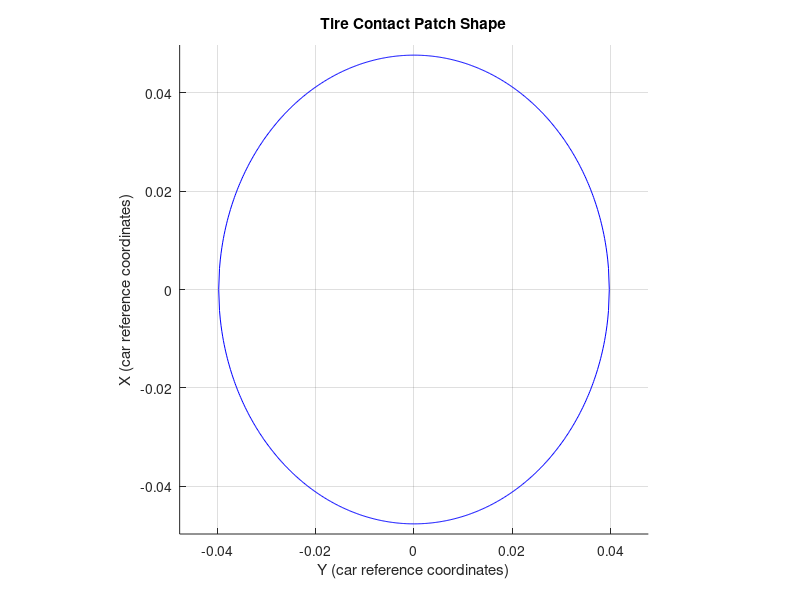

This figure's MATLAB source: (Note: this script raises an error after producing the figure.)
%% Tireprint Shape (assign contact patch dims here first and run)

contactWidth = 3.125*(.0254); %m along y-axis of car
contactLength = 3.75*(.0254); %m along x-axis of car

a = contactLength/2;
b = contactWidth/2;

% radial == 3 (square patch); bias == 1 (ellipse); 
% Integers Only
n = 1; 

xPatch = linspace(-b,b,500);

yPatch =  a .* (1 - ((xPatch.^(2*n))./(b^(2*n)))).^(1/(2*n));


hold on
grid on
plot(real(xPatch),-yPatch,'b')
plot(real(xPatch),yPatch,'b')

title('Tire Contact Patch Shape')
ylabel('X (car reference coordinates)')
xlabel('Y (car reference coordinates)')

axis([-(a) a -(b+.01) b+.01])
axis equal


%% Max Static Normal Stress on Tireprint (sigma_max)
car_weight = (350/2.205) * 9.81; %N
weightDistrF = .4;
weightDistrR = 1 - weightDistrF;

area_fcn = @(x,y) (1 - ((x.^(2*n))./(a^(2*n))) - ((y.^(2*n))./(b^(2*n))));
Area_patch = integral2(area_fcn,-(a),a,-(b),b); % contact patch area

norm_stress_R = car_weight * weightDistrR/2; 
max_stress_R = norm_stress_R / Area_patch;

norm_stress_F = car_weight * weightDistrF/2;
max_stress_F = norm_stress_F / Area_patch;

xx = linspace(-(a+.01),a+.01,50);
yy = linspace(-(b+.01),b+.01,50);

[X,Y] = meshgrid(xx,yy);
stress_distr_Rtire = max_stress_R*(sqrt(1 - (X.^(2*n))./(a^(2*n)) - (Y.^(2*n))./(b^(2*n))));
stress_distr_Ftire = max_stress_F*(sqrt(1 - (X.^(2*n))./(a^(2*n)) - (Y.^(2*n))./(b^(2*n))));
ZR = real(stress_distr_Rtire);
ZF = real(stress_distr_Ftire);

grid on

% Show Front/Rear Surface Plot
f1 = figure(1);
f1.Name = 'Rear Contact Patch Stress Distribution: Static';
SR = mesh(X,Y,ZR);
c = colorbar;
c.Label.String = 'Pressure at location on tire';
ylabel('X (car reference coordinates)')
xlabel('Y (car reference coordinates)')

f2 = figure(2);
f2.Name = 'Front Contact Patch Stress Distribution: Static';
SF = mesh(X,Y,ZF);
c = colorbar;
c.Label.String = 'Pressure at location on tire';
ylabel('X (car reference coordinates)')
xlabel('Y (car reference coordinates)')



%% Straight-Rolling Normal Stress Distribution on Tireprint
car_weight = (350/2.205) * 9.81; %N
weightDistrF = .4;
weightDistrR = 1 - weightDistrF;

area_fcn = @(x,y) (1 - ((x.^(2*n))./(a^(2*n))) - ((y.^(2*n))./(b^(2*n))) + x./(4*a));
Area_patch = integral2(area_fcn,-(a),a,-(b),b); % contact patch area

norm_stress_R = car_weight * weightDistrR/2; 
avg_stress_R = norm_stress_R / Area_patch;

norm_stress_F = car_weight * weightDistrF/2;
avg_stress_F = norm_stress_F / Area_patch;

xx = linspace(-(a+.01),a+.01,50);
yy = linspace(-(b+.01),b+.01,50);

[X,Y] = meshgrid(xx,yy);
stress_distr_Rtire = avg_stress_R*sqrt(1 - (X.^(2*n))./(a^(2*n)) - (Y.^(2*n))./(b^(2*n)) + X./(4*a));
ZR = real(stress_distr_Rtire);
stress_distr_Ftire = avg_stress_F*sqrt(1 - (X.^(2*n))./(a^(2*n)) - (Y.^(2*n))./(b^(2*n)) + X./(4*a));
ZF = real(stress_distr_Ftire);

grid on

% Show Front/Rear Surface Plot
f1 = figure(1);
f1.Name = 'Rear Contact Patch Stress Distribution: Rolling';
f1.MenuBar = 'none';
f1.ToolBar = 'none';
rotate3d on
SR = mesh(X,Y,ZR);
c = colorbar;
c.Label.String = 'Pressure at location on tire';
ylabel('Y (car reference coordinates)')
xlabel('X (car reference coordinates)')

f2 = figure(2);
f2.Name = 'Front Contact Patch Stress Distribution: Rolling';
f2.MenuBar = 'none';
f2.ToolBar = 'none';
rotate3d on
SF = mesh(X,Y,ZF);
c = colorbar;
c.Label.String = 'Pressure at location on tire';
ylabel('Y (car reference coordinates)')
xlabel('X (car reference coordinates)')
